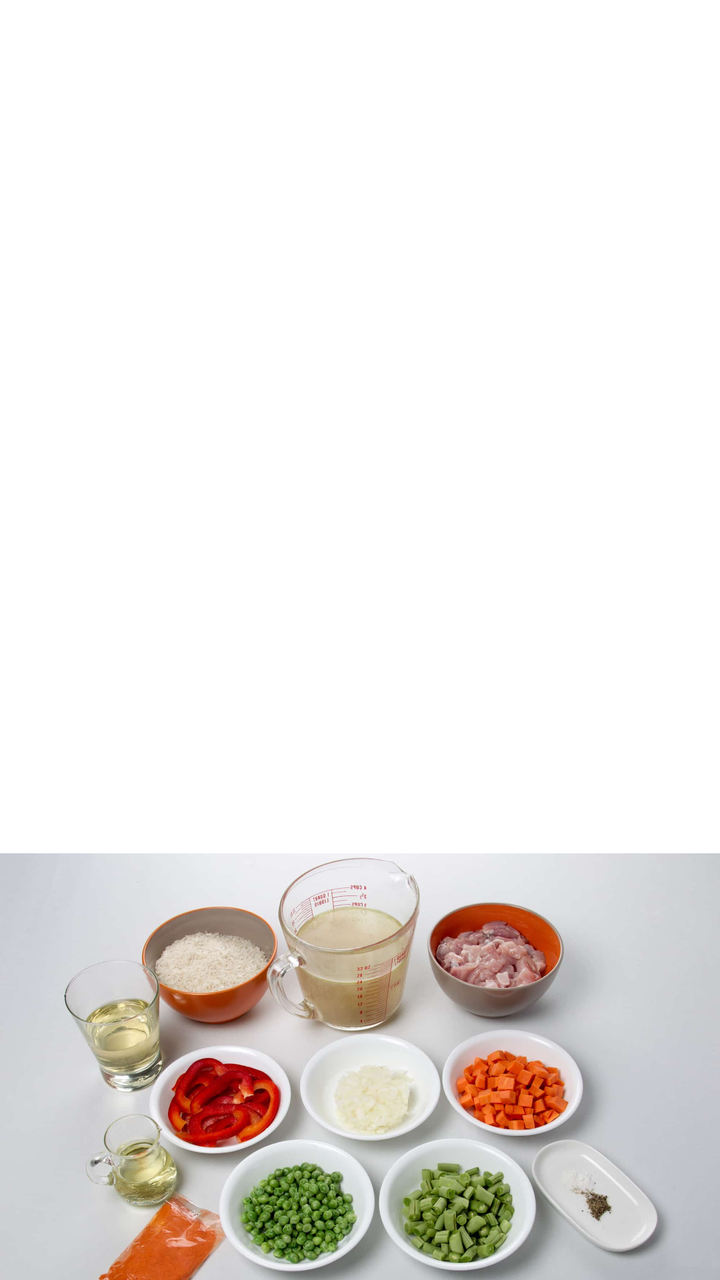
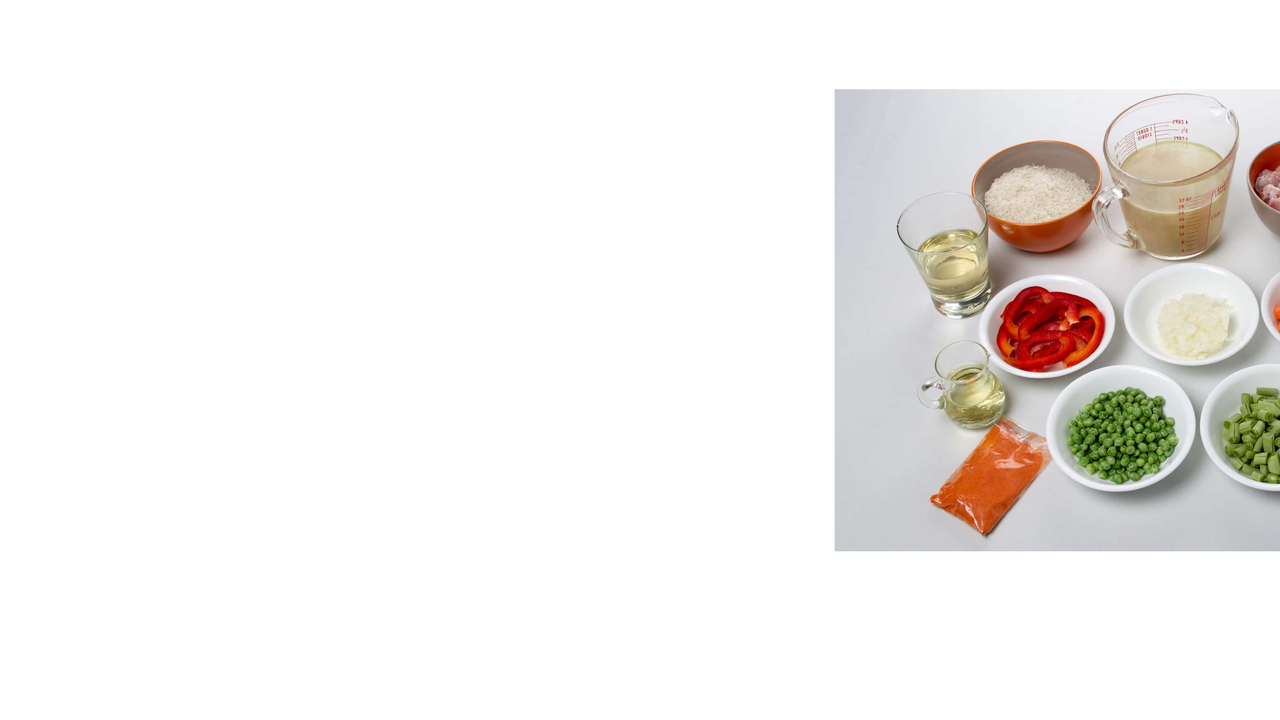

Two renders of one Android screen. The first uses the default layout on a phone; the second uses the alternative layout the repository ships for a different screen configuration, on a matching device. The two XML files are below.
<!-- AndroidManifest.xml: application theme Theme.AplicacionFinal -->
<!-- res/layout/fragment_datos.xml -->
<?xml version="1.0" encoding="utf-8"?>
<androidx.constraintlayout.widget.ConstraintLayout xmlns:android="http://schemas.android.com/apk/res/android"
    xmlns:app="http://schemas.android.com/apk/res-auto"
    xmlns:tools="http://schemas.android.com/tools"
    android:layout_width="match_parent"
    android:layout_height="wrap_content"
    tools:context=".ui.datos.DatosFragment">

    <ImageButton
        android:id="@+id/btnPlatos"
        android:layout_width="match_parent"
        android:layout_height="300dp"
        android:layout_marginTop="50dp"
        android:background="#FFFFFF"
        android:scaleType="fitXY"
        android:src="@drawable/foto_platos"
        app:layout_constraintBottom_toBottomOf="parent"
        app:layout_constraintEnd_toEndOf="parent"
        app:layout_constraintHorizontal_bias="0.0"
        app:layout_constraintStart_toStartOf="parent"
        app:layout_constraintTop_toTopOf="parent"
        app:layout_constraintVertical_bias="0.057" />

    <ImageButton
        android:id="@+id/btnIngredientes"
        android:layout_width="match_parent"
        android:layout_height="300dp"
        android:layout_marginTop="30dp"
        android:layout_marginBottom="50dp"
        android:background="#FFFFFF"
        android:scaleType="fitCenter"
        android:src="@drawable/foto_ingredientes"
        app:layout_constraintBottom_toBottomOf="parent"
        app:layout_constraintStart_toStartOf="parent"
        app:layout_constraintTop_toBottomOf="@+id/btnPlatos"
        app:layout_constraintVertical_bias="0.0" />
</androidx.constraintlayout.widget.ConstraintLayout>
<!-- resources referenced by this layout -->
<resources>
  <!-- drawable foto_ingredientes: jpg bitmap (drawable-v24, 110781 bytes) -->
  <style name="Theme.AplicacionFinal" parent="Theme.MaterialComponents.DayNight.DarkActionBar">
          
          <item name="colorPrimary">@color/purple_500</item>
          <item name="colorPrimaryVariant">@color/purple_700</item>
          <item name="colorOnPrimary">@color/white</item>
          
          <item name="colorSecondary">@color/teal_200</item>
          <item name="colorSecondaryVariant">@color/teal_700</item>
          <item name="colorOnSecondary">@color/black</item>
          
          <item name="android:statusBarColor" tools:targetApi="l">?attr/colorPrimaryVariant</item>
          
      </style>
</resources>
<!-- res/layout-land/fragment_datos.xml (the author's variant of the layout above) -->
<!-- drawn on the phone turned sideways -->
<?xml version="1.0" encoding="utf-8"?>
<androidx.constraintlayout.widget.ConstraintLayout xmlns:android="http://schemas.android.com/apk/res/android"
    xmlns:app="http://schemas.android.com/apk/res-auto"
    xmlns:tools="http://schemas.android.com/tools"
    android:layout_width="match_parent"
    android:layout_height="wrap_content"
    tools:context=".ui.datos.DatosFragment">

    <ImageButton
        android:id="@+id/btnPlatos"
        android:layout_width="340dp"
        android:layout_height="220dp"
        android:layout_marginTop="50dp"
        android:background="#FFFFFF"
        android:scaleType="fitXY"
        android:src="@drawable/foto_platos"
        app:layout_constraintBottom_toBottomOf="parent"
        app:layout_constraintEnd_toEndOf="parent"
        app:layout_constraintHorizontal_bias="0.071"
        app:layout_constraintStart_toStartOf="parent"
        app:layout_constraintTop_toTopOf="parent"
        app:layout_constraintVertical_bias="0.0" />

    <ImageButton
        android:id="@+id/btnIngredientes"
        android:layout_width="347dp"
        android:layout_height="295dp"
        android:layout_marginStart="56dp"
        android:background="#FFFFFF"
        android:scaleType="fitCenter"
        android:src="@drawable/foto_ingredientes"
        app:layout_constraintBottom_toBottomOf="@+id/btnPlatos"
        app:layout_constraintStart_toEndOf="@+id/btnPlatos"
        app:layout_constraintTop_toTopOf="@+id/btnPlatos" />
</androidx.constraintlayout.widget.ConstraintLayout>
